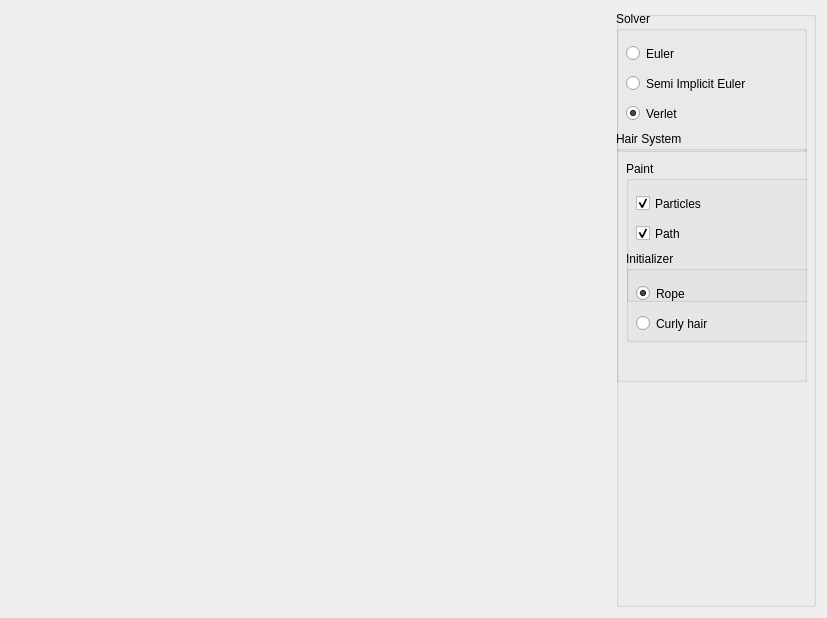
<?xml version="1.0" encoding="UTF-8"?>
<ui version="4.0">
 <class>MainWindow</class>
 <widget class="QMainWindow" name="MainWindow">
  <property name="geometry">
   <rect>
    <x>0</x>
    <y>0</y>
    <width>827</width>
    <height>618</height>
   </rect>
  </property>
  <property name="minimumSize">
   <size>
    <width>827</width>
    <height>618</height>
   </size>
  </property>
  <property name="baseSize">
   <size>
    <width>600</width>
    <height>600</height>
   </size>
  </property>
  <property name="windowTitle">
   <string>Hair</string>
  </property>
  <widget class="QWidget" name="widget">
   <property name="minimumSize">
    <size>
     <width>827</width>
     <height>0</height>
    </size>
   </property>
   <property name="baseSize">
    <size>
     <width>600</width>
     <height>600</height>
    </size>
   </property>
   <layout class="QHBoxLayout" name="horizontalLayout">
    <item>
     <widget class="GLWidget" name="glwidget" native="true">
      <property name="minimumSize">
       <size>
        <width>600</width>
        <height>600</height>
       </size>
      </property>
      <property name="maximumSize">
       <size>
        <width>16777215</width>
        <height>16777215</height>
       </size>
      </property>
      <property name="baseSize">
       <size>
        <width>600</width>
        <height>600</height>
       </size>
      </property>
     </widget>
    </item>
    <item>
     <layout class="QVBoxLayout" name="Configuration">
      <item>
       <widget class="QGroupBox" name="TreeOptions">
        <property name="minimumSize">
         <size>
          <width>200</width>
          <height>0</height>
         </size>
        </property>
        <property name="maximumSize">
         <size>
          <width>200</width>
          <height>16777215</height>
         </size>
        </property>
        <property name="title">
         <string/>
        </property>
        <widget class="QGroupBox" name="groupBox">
         <property name="geometry">
          <rect>
           <x>0</x>
           <y>0</y>
           <width>191</width>
           <height>141</height>
          </rect>
         </property>
         <property name="title">
          <string>Solver</string>
         </property>
         <widget class="QRadioButton" name="radioButton">
          <property name="geometry">
           <rect>
            <x>10</x>
            <y>30</y>
            <width>122</width>
            <height>25</height>
           </rect>
          </property>
          <property name="text">
           <string>Euler</string>
          </property>
          <property name="checked">
           <bool>false</bool>
          </property>
         </widget>
         <widget class="QRadioButton" name="radioButton_2">
          <property name="geometry">
           <rect>
            <x>10</x>
            <y>60</y>
            <width>171</width>
            <height>25</height>
           </rect>
          </property>
          <property name="text">
           <string>Semi Implicit Euler</string>
          </property>
         </widget>
         <widget class="QRadioButton" name="radioButton_6">
          <property name="geometry">
           <rect>
            <x>10</x>
            <y>90</y>
            <width>131</width>
            <height>25</height>
           </rect>
          </property>
          <property name="text">
           <string>Verlet</string>
          </property>
          <property name="checked">
           <bool>true</bool>
          </property>
         </widget>
        </widget>
        <widget class="QGroupBox" name="groupBox_2">
         <property name="geometry">
          <rect>
           <x>0</x>
           <y>120</y>
           <width>191</width>
           <height>251</height>
          </rect>
         </property>
         <property name="title">
          <string>Hair System</string>
         </property>
         <widget class="QGroupBox" name="groupBox_3">
          <property name="geometry">
           <rect>
            <x>10</x>
            <y>30</y>
            <width>191</width>
            <height>141</height>
           </rect>
          </property>
          <property name="title">
           <string>Paint</string>
          </property>
          <widget class="QCheckBox" name="checkBox_3">
           <property name="geometry">
            <rect>
             <x>10</x>
             <y>30</y>
             <width>105</width>
             <height>25</height>
            </rect>
           </property>
           <property name="text">
            <string>Particles</string>
           </property>
           <property name="checked">
            <bool>true</bool>
           </property>
          </widget>
          <widget class="QCheckBox" name="checkBox_4">
           <property name="geometry">
            <rect>
             <x>10</x>
             <y>60</y>
             <width>105</width>
             <height>25</height>
            </rect>
           </property>
           <property name="text">
            <string>Path</string>
           </property>
           <property name="checked">
            <bool>true</bool>
           </property>
          </widget>
         </widget>
         <widget class="QGroupBox" name="groupBox_4">
          <property name="geometry">
           <rect>
            <x>10</x>
            <y>120</y>
            <width>191</width>
            <height>91</height>
           </rect>
          </property>
          <property name="title">
           <string>Initializer</string>
          </property>
          <widget class="QRadioButton" name="radioButton_3">
           <property name="geometry">
            <rect>
             <x>10</x>
             <y>60</y>
             <width>122</width>
             <height>25</height>
            </rect>
           </property>
           <property name="text">
            <string>Curly hair</string>
           </property>
          </widget>
          <widget class="QRadioButton" name="radioButton_4">
           <property name="geometry">
            <rect>
             <x>10</x>
             <y>30</y>
             <width>122</width>
             <height>25</height>
            </rect>
           </property>
           <property name="text">
            <string>Rope</string>
           </property>
           <property name="checked">
            <bool>true</bool>
           </property>
          </widget>
         </widget>
        </widget>
       </widget>
      </item>
     </layout>
    </item>
   </layout>
  </widget>
 </widget>
 <layoutdefault spacing="6" margin="11"/>
 <customwidgets>
  <customwidget>
   <class>GLWidget</class>
   <extends>QWidget</extends>
   <header>glwidget.h</header>
   <container>1</container>
   <slots>
    <signal>SetFaces(QString)</signal>
    <signal>SetVertices(QString)</signal>
    <signal>SetFramerate(QString)</signal>
    <slot>uiSolverEuler(bool)</slot>
    <slot>uiParticleInitializerFountain(bool)</slot>
    <slot>uiParticleInitializerWatterfall(bool)</slot>
    <slot>uiSolverVerlet(bool)</slot>
    <slot>uiNParticles(int)</slot>
    <slot>uiLifetime(double)</slot>
    <slot>uiSolverSemiImplicitEuler(bool)</slot>
    <slot>uiPaintParticles(bool)</slot>
    <slot>uiPaintPath(bool)</slot>
    <slot>uiInitializerRope(bool)</slot>
    <slot>uiInitializerCurly(bool)</slot>
   </slots>
  </customwidget>
 </customwidgets>
 <resources/>
 <connections>
  <connection>
   <sender>radioButton</sender>
   <signal>toggled(bool)</signal>
   <receiver>glwidget</receiver>
   <slot>uiSolverEuler(bool)</slot>
   <hints>
    <hint type="sourcelabel">
     <x>744</x>
     <y>61</y>
    </hint>
    <hint type="destinationlabel">
     <x>547</x>
     <y>85</y>
    </hint>
   </hints>
  </connection>
  <connection>
   <sender>radioButton_6</sender>
   <signal>toggled(bool)</signal>
   <receiver>glwidget</receiver>
   <slot>uiSolverVerlet(bool)</slot>
   <hints>
    <hint type="sourcelabel">
     <x>650</x>
     <y>114</y>
    </hint>
    <hint type="destinationlabel">
     <x>549</x>
     <y>114</y>
    </hint>
   </hints>
  </connection>
  <connection>
   <sender>radioButton_2</sender>
   <signal>toggled(bool)</signal>
   <receiver>glwidget</receiver>
   <slot>uiSolverSemiImplicitEuler(bool)</slot>
   <hints>
    <hint type="sourcelabel">
     <x>730</x>
     <y>83</y>
    </hint>
    <hint type="destinationlabel">
     <x>554</x>
     <y>67</y>
    </hint>
   </hints>
  </connection>
  <connection>
   <sender>checkBox_3</sender>
   <signal>toggled(bool)</signal>
   <receiver>glwidget</receiver>
   <slot>uiPaintParticles(bool)</slot>
   <hints>
    <hint type="sourcelabel">
     <x>680</x>
     <y>204</y>
    </hint>
    <hint type="destinationlabel">
     <x>542</x>
     <y>205</y>
    </hint>
   </hints>
  </connection>
  <connection>
   <sender>checkBox_4</sender>
   <signal>toggled(bool)</signal>
   <receiver>glwidget</receiver>
   <slot>uiPaintPath(bool)</slot>
   <hints>
    <hint type="sourcelabel">
     <x>655</x>
     <y>237</y>
    </hint>
    <hint type="destinationlabel">
     <x>532</x>
     <y>245</y>
    </hint>
   </hints>
  </connection>
  <connection>
   <sender>radioButton_4</sender>
   <signal>clicked(bool)</signal>
   <receiver>glwidget</receiver>
   <slot>uiInitializerRope(bool)</slot>
   <hints>
    <hint type="sourcelabel">
     <x>668</x>
     <y>291</y>
    </hint>
    <hint type="destinationlabel">
     <x>519</x>
     <y>310</y>
    </hint>
   </hints>
  </connection>
  <connection>
   <sender>radioButton_3</sender>
   <signal>clicked(bool)</signal>
   <receiver>glwidget</receiver>
   <slot>uiInitializerCurly(bool)</slot>
   <hints>
    <hint type="sourcelabel">
     <x>700</x>
     <y>323</y>
    </hint>
    <hint type="destinationlabel">
     <x>546</x>
     <y>385</y>
    </hint>
   </hints>
  </connection>
 </connections>
 <slots>
  <signal>updated_plane(double,double,double,double,bool)</signal>
  <slot>toggle_transfer_function_dialog()</slot>
 </slots>
</ui>
